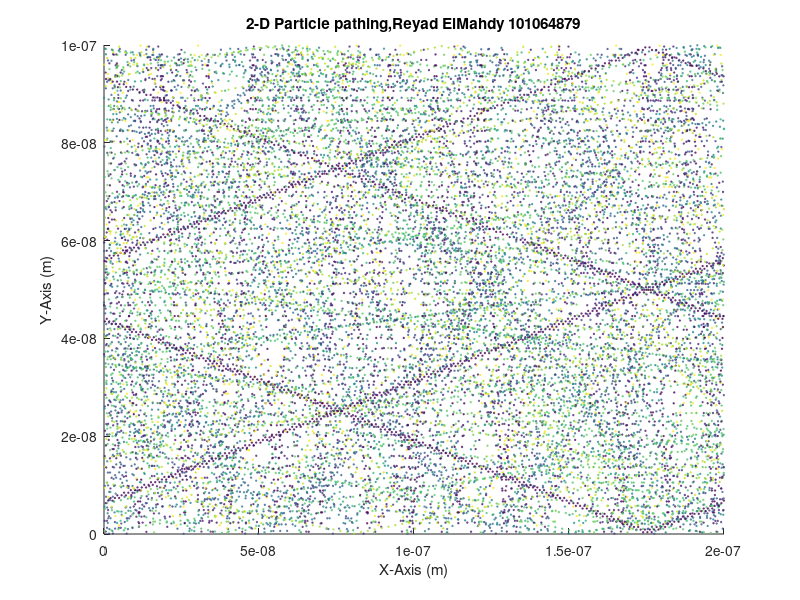
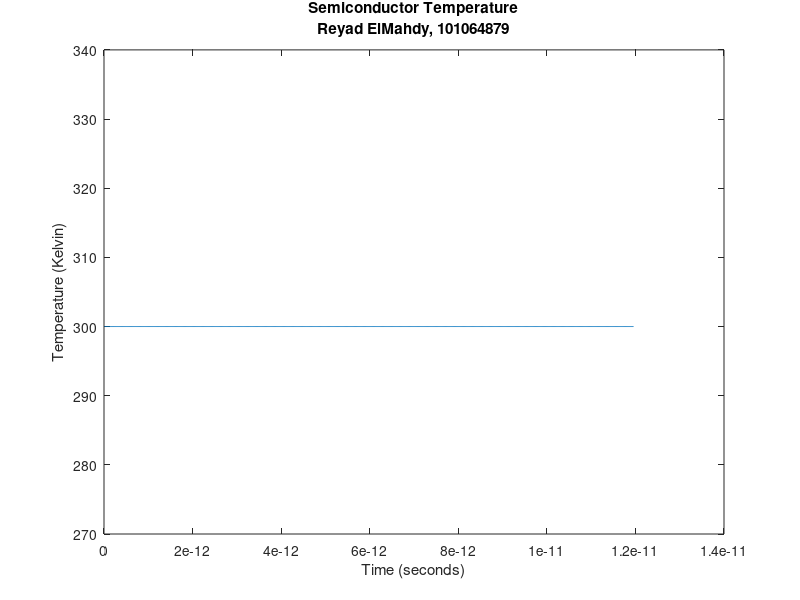

Write the MATLAB code that produced these figures, in order. (Note: this script raises an error after producing the figures.)
%% ELEC4700 Assignment 1
%% Reyad ElMahdy
%% 101064879

clc
close all
clear

%& Part 1: Electron Modelling
% Setting the constants to be used in the calculations
mElec = 9.11e-31; % Electron rest mass (kg)
mEff = 0.26*mElec; % Effective mass (kg)
kb = 1.381e-23; % Boltzmann's Constant (J/K)
T = 300; % Room Temperature (K)
L = 200e-9; % Length (m)
W = 100e-9; % Width (m)

% Finding the thermal velocity
Vth = sqrt((2*kb*T)/mEff); %Thermal Velocity in m/s
% Displaying the velocity in km/s on the command window
fprintf('Assuming the temperature T to be 300K the thermal velocity is %f km/s. \n', Vth/1000)

% Finding the mean free path
mt = 0.2e-12; % mean time (s)
mfp = Vth*mt; % mean free path (m)
% Displaying the value in nm as the value is too small in meters
fprintf('Assuming the mean time to be 0.2 ps, the mean free path is %f nm.\n', mfp*1e9)

% Modeling the electron paths

numPar = 20; % Number of particles

% Assigning particle positions
posX = L.*rand(numPar,2);
posY = W.*rand(numPar,2);
posX(:,1) = posX(:,2);
posY(:,1) = posY(:,2);

% Assigning particle Directions (and velocity)
angle = (2*pi).*rand(numPar,2);
dirX = Vth*cos(angle);
dirY = Vth*sin(angle);
dirX(:,1) = dirX(:,2);
dirY(:,1) = dirY(:,2);

% Calculating step time
spacialStep = sqrt(L^2+W^2)/100;
stepTime = spacialStep/Vth;

% Calculating Displacement per step
dispX = stepTime*dirX(:,1);
dispY = stepTime*dirY(:,1);

colours = rand(numPar,3);

% Looping through and creating the simulation
for i = 1:1000
    for j = 1:numPar
        % Checking boundary conditions for the right and left boundaries of the
        % region
        if (posX(j,1)+dispX(j) > 2e-7)
            posX(j,2) = posX(j,1)+dispX(j)-2e-7;
        elseif (posX(j,1)+dispX(j)<0)
            posX(j,2) = posX(j,1)+dispX(j)+2e-7;
        else
            posX(j,2) = posX(j,1)+dispX(j);
        end
        
        % Checking conditions for the top and bottom boundaries
        if (posY(j,1)+dispY(j) > 1e-7)|| (posY(j,1)+dispY(j) < 0)
            dispY(j) = -dispY(j);
            posY(j,2) = posY(j,1)+dispY(j);
        else
            posY(j,2) = posY(j,1)+dispY(j);
        end
    end
    
    % Calculating average Kinetic Energy
    KEmat = 0.5*(mEff*(dirX.^2 + dirY.^2));
    avgKE(i) = sum(KEmat(:,1))/numPar;
    
    % Calculating the temperature of the semicondctor
    sTemp(i) = avgKE(i)/kb;
    
    % Generating the plot
    if (i-1 == 0)
        figure(1)
        scatter(posX(:,2),posY(:,2),1,colours(:,1))
        hold on
        title('2-D Particle pathing,Reyad ElMahdy 101064879')
        xlabel('X-Axis (m)')
        ylabel('Y-Axis (m)')
        xlim([0 200e-9])
        ylim([0 100e-9])
    elseif (i-1 < 1000)
        scatter(posX(:,2),posY(:,2),1,colours(:,1))
        hold on
    else
        scatter(posX(:,2),posY(:,2),1,colours(:,1))
        hold off
    end
    pause(0.001)
    
    % Updating position vectors between iterations
    posX(:,1) = posX(:,2);
    posY(:,1) = posY(:,2);
    
    % Storing step times in a time vector
    timeVec(i) = stepTime*i;
end
% Plotting the temperature to show that it is constant
figure(2)
plot(timeVec,sTemp)
title({['Semiconductor Temperature'],['Reyad ElMahdy, 101064879']})
xlabel('Time (seconds)')
ylabel('Temperature (Kelvin)')

%% Part 2: Collisions with Mean Free Path

% Assigning random velocities to each particle
Vx = randn(numPar,2)*sqrt((kb*T)/mEff);
Vy = randn(numPar,2)*sqrt((kb*T)/mEff);

% Generating the histogram
V = (Vx(:,1).^2 + Vy(:,1).^2).^0.5;
figure(3)
histogram(V,numPar)
title({['Histogram of Particle Speeds'],['Reyad ElMahdy, 101064879']})
xlabel('Velocity (m/s)')
ylabel('Number of Particles')

dispX = stepTime*Vx(:,1);
dispY = stepTime*Vy(:,1);

Pscatter = 1 - exp(-stepTime/mt); % Probability of an electron scattering

% Positions before collision
collX = posX(:,1);
collY = posY(:,1);

collTime = 0;
numColl = 0;

sTemp = zeros(1,1000);

for i = 1:1000
    for j = 1:numPar
        % Checking if the electron scatters
        if(rand(1) < Pscatter)
            % Incrementing the collision counter and generating new
            % velocity/displacment values
            numColl=numColl+1;
            angle = 2*pi.*rand(1);
            Vx(j,:) = randn(1)*sqrt((kb*T)/mEff);
            Vy(j,:) = randn(1)*sqrt((kb*T)/mEff);
            dispX(j,:) = stepTime*Vx(j,1);
            dispY(j,:) = stepTime*Vy(j,1);

            % Finding the distance travelled and the time before a collision
            dCollX = posX(j,2) - collX(j);
            dCollY = posY(j,2) - collY(j);
            dColl(numColl) = sqrt(dCollX^2+dCollY^2);
            tCollVec(numColl) = abs(stepTime*j - collTime);
            collTime = stepTime*j;
            
            collX = posX(:,1);
            collY = posY(:,1);
        end
        
        % Same as Q1
        if (posX(j,1)+dispX(j) > 2e-7)
            posX(j,2) = posX(j,1)+dispX(j)-2e-7;
        elseif (posX(j,1)+dispX(j)<0)
            posX(j,2) = posX(j,1)+dispX(j)+2e-7;
        else
            posX(j,2) = posX(j,1)+dispX(j);
        end
        if (posY(j,1)+dispY(j) > 1e-7)|| (posY(j,1)+dispY(j) < 0)
            dispY(j) = -dispY(j);
            posY(j,2) = posY(j,1)+dispY(j);
        else
            posY(j,2) = posY(j,1)+dispY(j);
        end
    end
    % Calculating kinetic energy
    KEmat = 0.5*(mEff*(Vx.^2 + Vy.^2));
    avgKE(i) = sum(KEmat(:,1))/numPar;
    sTemp(i) = sTemp(i)+avgKE(i)/kb;
    sTempAvg(i) = sTemp(i)/i;
    timeVec(i) = stepTime*i;
    
    if (i-1 == 0)
        figure(4)
        scatter(posX(:,2),posY(:,2),1,colours(:,1))
        hold on
        title('2-D Particle pathing, Reyad ElMahdy 101064879')
        xlabel('X-Axis (m)')
        ylabel('Y-Axis (m)')
        xlim([0 200e-9])
        ylim([0 100e-9])
    elseif (i-1 < 1000)
        scatter(posX(:,2),posY(:,2),1,colours(:,1))
    else
        scatter(posX(:,2),posY(:,2),1,colours(:,1))
        hold off
    end
    pause(0.001)
    
    % Updating position vectors between iterations
    posX(:,1) = posX(:,2);
    posY(:,1) = posY(:,2);
    
    % Storing step times in a time vector
    timeVec(i) = stepTime*i;
end
% Plotting the temperature
figure(5)
plot(timeVec,sTempAvg)
title({['Semiconductor Temperature'],['Reyad ElMahdy, 101064879']})
xlabel('Time (seconds)')
ylabel('Temperature (Kelvin)')

% Calclating the MFP
dTotal = sum(dColl);
MFP = dTotal/numColl;
fprintf('The MFP of the simulation is %f nm \n', MFP*1e9)
% Calculating the mean time between collisions
timeTotal = sum(timeVec);
meanTime = timeTotal/numColl;
fprintf('The mean time between collisions of the simulation is %f ps \n', meanTime*1e12)

%% Part 3: Enhancements

Vx = randn(numPar,2)*sqrt((kb*T)/mEff);
Vy = randn(numPar,2)*sqrt((kb*T)/mEff);
V = (Vx(:,1).^2 + Vy(:,1).^2).^0.5;

dispX = stepTime*Vx(:,1);
dispY = stepTime*Vy(:,1);
%Ensure no particles spawn inside the boxes
for i = 1:numPar
    while ((posX(i,2) > 0.8e-7 && posX(i,2) < 1.2e-7) && (posY(i,2) > 0.6e-7 ||  posY(i,2) < 0.4e-7))
        posX(i,2) = L.*rand(1,1);
        posY(i,2) = W.*rand(1,1);
    end
end

for i = 1:1000
    for j = 1:numPar
        % Checking if the electron scatters
        if(rand(1) < Pscatter)
            % Incrementing the collision counter and generating new
            % velocity/displacment values
            numColl=numColl+1;
            angle = 2*pi.*rand(1);
            Vx(j,:) = randn(1)*sqrt((kb*T)/mEff);
            Vy(j,:) = randn(1)*sqrt((kb*T)/mEff);
            dispX(j,:) = stepTime*Vx(j,1);
            dispY(j,:) = stepTime*Vy(j,1);

            % Finding the distance travelled and the time before a collision
            dCollX = posX(j,2) - collX(j);
            dCollY = posY(j,2) - collY(j);
            dColl(numColl) = sqrt(dCollX^2+dCollY^2);
            tCollVec(numColl) = abs(stepTime*j - collTime);
            collTime = stepTime*j;
            
            collX = posX(:,1);
            collY = posY(:,1);
        end
        
        % More boundary conditions need to be added to simulate the boxes
        % in part 3
        if (posX(j,1)+dispX(j) > 2e-7)
            posX(j,2) = posX(j,1)+dispX(j)-2e-7;
        elseif (posX(j,1)+dispX(j)<0)
            posX(j,2) = posX(j,1)+dispX(j)+2e-7;
        elseif (posX(j,1) >= 0 && posX(j,1) <= 0.8e-7) && (posY(j,1) >= 0 && posY(j,1) <= 0.4e-7) && (posX(j,1)+dispX(j,1) >= 0.8e-7)
            dispX(j) = -dispX(j);
            posX(j,2) = posX(j,1) + dispX(j);
        elseif (posX(j,1) >= 0 && posX(j,1) <= 0.8e-7) && (posY(j,1) >= 0.6e-7 && posY(j,1) <= 1e-7) && (posX(j,1)+dispX(j) >= 0.8e-7)
            dispX(j) = -dispX(j);
            posX(j,2) = posX(j,1) + dispX(j);
        elseif (posX(j,1) >= 1.2e-7 && posX(j,1) <= 2e-7) && (posY(j,1) >= 0 && posY(j,1) <= 0.4e-7) && (posX(j,1)+dispX(j) <= 1.2e-7)
            dispX(j) = -dispX(j);
            posX(j,2) = posX(j,1) + dispX(j);
        elseif (posX(j,1) >= 1.2e-7 && posX(j,1) <= 2e-7) && (posY(j,1) >= 0.6e-7 && posY(j,1) <= 1e-7) && (posX(j,1)+dispX(j) <= 1.2e-7)
            dispX(j) = -dispX(j);
            posX(j,2) = posX(j,1) + dispX(j);
        else
            posX(j,2) = posX(j,1)+dispX(j);
        end
        if (posY(j,1)+dispY(j) > 1e-7) || (posY(j,1)+dispY(j) < 0)
            dispY(j) = -dispY(j);
            posY(j,2) = posY(j,1)+dispY(j);
        elseif(posX(j,1)>=0.8e-7 && posX(j,1) <= 1.2e-7) && (posY(j,1) >= 0.4e-7 && posY(j,1) <= 0.6e-7) && (posY(j,1)+dispY(j) <= 0.4e-7)
            dispY(j) = -dispY(j);
            posY(j,2) = posY(j,1)+dispY(j);
        elseif(posX(j,1)>=0.8e-7 && posX(j,1) <= 1.2e-7) && (posY(j,1) >= 0.4e-7 && posY(j,1) <= 0.6e-7) && (posY(j,1)+dispY(j) >= 0.6e-7)
            dispY(j) = -dispY(j);
            posY(j,2) = posY(j,1)+dispY(j);
        else
            posY(j,2) = posY(j,1)+dispY(j);
        end
    end
    % Calculating kinetic energy
    KEmat = 0.5*(mEff*(Vx.^2 + Vy.^2));
    avgKE(i) = sum(KEmat(:,1))/numPar;
    sTemp(i) = sTemp(i)+avgKE(i)/kb;
    sTempAvg(i) = sTemp(i)/i;
    timeVec(i) = stepTime*i;
    
    if (i-1 == 0)
        figure(6)
        scatter(posX(:,2),posY(:,2),1,colours(:,1))
        hold on
        
        % Plotting the boxes
        plot([0.8e-7,0.8e-7],[0,0.4e-7],'k',[0.8e-7,1.2e-7],[0.4e-7,0.4e-7],'k',[1.2e-7,1.2e-7],[0.4e-7,0],'k',[0.8e-7,1.2e-7],[0,0],'k')
        plot([0.8e-7,0.8e-7],[1e-7,0.6e-7],'k',[0.8e-7,1.2e-7],[0.6e-7,0.6e-7],'k',[1.2e-7,1.2e-7],[0.6e-7,1e-7],'k',[0.8e-7,1.2e-7],[1e-7,1e-7],'k')
        
        title('2-D Particle pathing, Reyad ElMahdy 101064879')
        xlabel('X-Axis (m)')
        ylabel('Y-Axis (m)')
        xlim([0 200e-9])
        ylim([0 100e-9])
    elseif (i-1 < 1000)
        scatter(posX(:,2),posY(:,2),1,colours(:,1))
    else
        scatter(posX(:,2),posY(:,2),1,colours(:,1))
        hold off
    end
    pause(0.001)
    
    % Updating position vectors between iterations
    posX(:,1) = posX(:,2);
    posY(:,1) = posY(:,2);
    
    % Storing step times in a time vector
    timeVec(i) = stepTime*i;
end

% Electron Density Map
figure(7)
hist3([posX(:,1),posY(:,1)],[10,20])
title('Electron density map, Reyad ElMahdy 101064879')
zlabel('Number of Particles')

% Temperature Map
kEtemp = (mEff.*V.^2)/2;
temp = kEtemp./kb;

% Scaling and rounding positions to the nearest nm
posXnm = round(posX(:,1).*1e9, -1)./10;
posYnm = round(posY(:,1).*1e9, -1)./10;

tempArr = zeros(round(W/1e-9),round(L/1e-9));

for i = 1:numPar
    posXnm = round(posX(i,1).*1e9,-1)/10;
    posYnm = round(posY(i,1).*1e9,-1)/10;
    
    if(posXnm <= 0 || posYnm <= 0)
        posXnm = 1;
        posYnm = 1;
    end
    tempArr(posXnm,posYnm) = tempArr(posXnm,posYnm) + temp(i);
end

matrix = hist3([posX(:,1),posY(:,1)],[10,20]);

for i = 1:round(W/1e-9)/10
    for j = 1:round(L/1e-9)/10
        if(matrix(i,j) == 0)
            tempArr(i,j) = 0;
        else
            tempArr(i,j) = tempArr(i,j)/matrix(i,j);
        end
    end
end

figure(8)
bar3(tempArr)
title('Temperature map, Reyad ElMahdy 101064879')
zlabel('Temperature (Kelvin)')